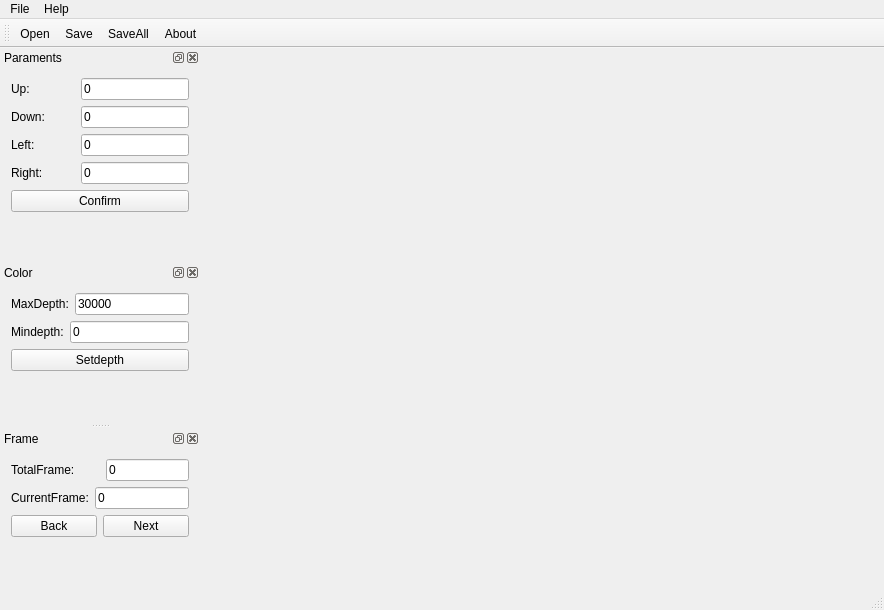
<?xml version="1.0" encoding="UTF-8"?>
<ui version="4.0">
 <class>FileConversionClass</class>
 <widget class="QMainWindow" name="FileConversionClass">
  <property name="geometry">
   <rect>
    <x>0</x>
    <y>0</y>
    <width>884</width>
    <height>610</height>
   </rect>
  </property>
  <property name="windowTitle">
   <string>FileConversion</string>
  </property>
  <widget class="QWidget" name="centralWidget">
   <layout class="QVBoxLayout" name="verticalLayout_6">
    <item>
     <spacer name="verticalSpacer_5">
      <property name="orientation">
       <enum>Qt::Vertical</enum>
      </property>
      <property name="sizeHint" stdset="0">
       <size>
        <width>20</width>
        <height>40</height>
       </size>
      </property>
     </spacer>
    </item>
    <item>
     <layout class="QVBoxLayout" name="verticalLayout">
      <item>
       <layout class="QHBoxLayout" name="horizontalLayout_4">
        <item>
         <widget class="QLabel" name="graylabel">
          <property name="minimumSize">
           <size>
            <width>320</width>
            <height>240</height>
           </size>
          </property>
          <property name="maximumSize">
           <size>
            <width>320</width>
            <height>240</height>
           </size>
          </property>
          <property name="text">
           <string/>
          </property>
          <property name="alignment">
           <set>Qt::AlignCenter</set>
          </property>
         </widget>
        </item>
        <item>
         <widget class="QLabel" name="colorlabel">
          <property name="minimumSize">
           <size>
            <width>320</width>
            <height>240</height>
           </size>
          </property>
          <property name="maximumSize">
           <size>
            <width>320</width>
            <height>240</height>
           </size>
          </property>
          <property name="text">
           <string/>
          </property>
          <property name="alignment">
           <set>Qt::AlignCenter</set>
          </property>
         </widget>
        </item>
       </layout>
      </item>
      <item>
       <layout class="QHBoxLayout" name="horizontalLayout_10">
        <item>
         <widget class="QLabel" name="graytextlabel">
          <property name="maximumSize">
           <size>
            <width>400</width>
            <height>50</height>
           </size>
          </property>
          <property name="text">
           <string/>
          </property>
          <property name="alignment">
           <set>Qt::AlignCenter</set>
          </property>
         </widget>
        </item>
        <item>
         <widget class="QLabel" name="colortextlabel">
          <property name="maximumSize">
           <size>
            <width>400</width>
            <height>50</height>
           </size>
          </property>
          <property name="text">
           <string/>
          </property>
          <property name="alignment">
           <set>Qt::AlignCenter</set>
          </property>
         </widget>
        </item>
       </layout>
      </item>
     </layout>
    </item>
    <item>
     <spacer name="verticalSpacer_4">
      <property name="orientation">
       <enum>Qt::Vertical</enum>
      </property>
      <property name="sizeHint" stdset="0">
       <size>
        <width>20</width>
        <height>40</height>
       </size>
      </property>
     </spacer>
    </item>
   </layout>
  </widget>
  <widget class="QMenuBar" name="menuBar">
   <property name="geometry">
    <rect>
     <x>0</x>
     <y>0</y>
     <width>884</width>
     <height>23</height>
    </rect>
   </property>
   <widget class="QMenu" name="menuFile">
    <property name="title">
     <string>File</string>
    </property>
    <addaction name="openAction"/>
    <addaction name="saveAction"/>
    <addaction name="saveallAction"/>
   </widget>
   <widget class="QMenu" name="menuHelp">
    <property name="title">
     <string>Help</string>
    </property>
    <addaction name="aboutAction"/>
   </widget>
   <addaction name="menuFile"/>
   <addaction name="menuHelp"/>
  </widget>
  <widget class="QToolBar" name="mainToolBar">
   <attribute name="toolBarArea">
    <enum>TopToolBarArea</enum>
   </attribute>
   <attribute name="toolBarBreak">
    <bool>false</bool>
   </attribute>
   <addaction name="opentoolAction"/>
   <addaction name="savetoolAction"/>
   <addaction name="savealltoolAction"/>
   <addaction name="abouttoolAction"/>
  </widget>
  <widget class="QStatusBar" name="statusBar"/>
  <widget class="QDockWidget" name="dockWidget_4">
   <property name="minimumSize">
    <size>
     <width>200</width>
     <height>190</height>
    </size>
   </property>
   <property name="maximumSize">
    <size>
     <width>200</width>
     <height>524287</height>
    </size>
   </property>
   <property name="windowTitle">
    <string>Paraments</string>
   </property>
   <attribute name="dockWidgetArea">
    <number>1</number>
   </attribute>
   <widget class="QWidget" name="dockWidgetContents_4">
    <layout class="QHBoxLayout" name="horizontalLayout">
     <item>
      <layout class="QVBoxLayout" name="verticalLayout_3">
       <item>
        <layout class="QVBoxLayout" name="verticalLayout_2">
         <item>
          <layout class="QHBoxLayout" name="horizontalLayout_3">
           <item>
            <widget class="QLabel" name="label_3">
             <property name="text">
              <string>Up:</string>
             </property>
            </widget>
           </item>
           <item>
            <spacer name="horizontalSpacer">
             <property name="orientation">
              <enum>Qt::Horizontal</enum>
             </property>
             <property name="sizeHint" stdset="0">
              <size>
               <width>1</width>
               <height>20</height>
              </size>
             </property>
            </spacer>
           </item>
           <item>
            <widget class="QLineEdit" name="uplineEdit">
             <property name="text">
              <string>0</string>
             </property>
            </widget>
           </item>
          </layout>
         </item>
         <item>
          <layout class="QHBoxLayout" name="horizontalLayout_5">
           <item>
            <widget class="QLabel" name="label_5">
             <property name="text">
              <string>Down:</string>
             </property>
            </widget>
           </item>
           <item>
            <spacer name="horizontalSpacer_2">
             <property name="orientation">
              <enum>Qt::Horizontal</enum>
             </property>
             <property name="sizeHint" stdset="0">
              <size>
               <width>1</width>
               <height>20</height>
              </size>
             </property>
            </spacer>
           </item>
           <item>
            <widget class="QLineEdit" name="downlineEdit">
             <property name="text">
              <string>0</string>
             </property>
            </widget>
           </item>
          </layout>
         </item>
         <item>
          <layout class="QHBoxLayout" name="horizontalLayout_6">
           <item>
            <widget class="QLabel" name="label_9">
             <property name="text">
              <string>Left:</string>
             </property>
            </widget>
           </item>
           <item>
            <spacer name="horizontalSpacer_3">
             <property name="orientation">
              <enum>Qt::Horizontal</enum>
             </property>
             <property name="sizeHint" stdset="0">
              <size>
               <width>1</width>
               <height>20</height>
              </size>
             </property>
            </spacer>
           </item>
           <item>
            <widget class="QLineEdit" name="leftlineEdit">
             <property name="text">
              <string>0</string>
             </property>
            </widget>
           </item>
          </layout>
         </item>
         <item>
          <layout class="QHBoxLayout" name="horizontalLayout_7">
           <item>
            <widget class="QLabel" name="label_6">
             <property name="text">
              <string>Right:</string>
             </property>
            </widget>
           </item>
           <item>
            <spacer name="horizontalSpacer_4">
             <property name="orientation">
              <enum>Qt::Horizontal</enum>
             </property>
             <property name="sizeHint" stdset="0">
              <size>
               <width>1</width>
               <height>20</height>
              </size>
             </property>
            </spacer>
           </item>
           <item>
            <widget class="QLineEdit" name="rightlineEdit">
             <property name="text">
              <string>0</string>
             </property>
            </widget>
           </item>
          </layout>
         </item>
        </layout>
       </item>
       <item>
        <widget class="QPushButton" name="confirmButton">
         <property name="text">
          <string>Confirm</string>
         </property>
        </widget>
       </item>
       <item>
        <spacer name="verticalSpacer_2">
         <property name="orientation">
          <enum>Qt::Vertical</enum>
         </property>
         <property name="sizeHint" stdset="0">
          <size>
           <width>20</width>
           <height>40</height>
          </size>
         </property>
        </spacer>
       </item>
      </layout>
     </item>
    </layout>
    <zorder></zorder>
   </widget>
  </widget>
  <widget class="QDockWidget" name="dockWidget_5">
   <property name="minimumSize">
    <size>
     <width>200</width>
     <height>133</height>
    </size>
   </property>
   <property name="windowTitle">
    <string>Color</string>
   </property>
   <attribute name="dockWidgetArea">
    <number>1</number>
   </attribute>
   <widget class="QWidget" name="dockWidgetContents_5">
    <layout class="QHBoxLayout" name="horizontalLayout_2">
     <item>
      <layout class="QVBoxLayout" name="verticalLayout_4">
       <item>
        <layout class="QHBoxLayout" name="horizontalLayout_8">
         <item>
          <widget class="QLabel" name="label_4">
           <property name="text">
            <string>MaxDepth:</string>
           </property>
          </widget>
         </item>
         <item>
          <widget class="QLineEdit" name="maxdepthlineEdit">
           <property name="text">
            <string>30000</string>
           </property>
          </widget>
         </item>
        </layout>
       </item>
       <item>
        <layout class="QHBoxLayout" name="horizontalLayout_9">
         <item>
          <widget class="QLabel" name="label_10">
           <property name="text">
            <string>Mindepth:</string>
           </property>
          </widget>
         </item>
         <item>
          <widget class="QLineEdit" name="mindepthlineEdit">
           <property name="text">
            <string>0</string>
           </property>
          </widget>
         </item>
        </layout>
       </item>
       <item>
        <widget class="QPushButton" name="setcolorButton">
         <property name="text">
          <string>Setdepth</string>
         </property>
        </widget>
       </item>
       <item>
        <spacer name="verticalSpacer">
         <property name="orientation">
          <enum>Qt::Vertical</enum>
         </property>
         <property name="sizeHint" stdset="0">
          <size>
           <width>20</width>
           <height>40</height>
          </size>
         </property>
        </spacer>
       </item>
      </layout>
     </item>
    </layout>
   </widget>
  </widget>
  <widget class="QDockWidget" name="dockWidget_6">
   <property name="minimumSize">
    <size>
     <width>200</width>
     <height>147</height>
    </size>
   </property>
   <property name="windowTitle">
    <string>Frame</string>
   </property>
   <attribute name="dockWidgetArea">
    <number>1</number>
   </attribute>
   <widget class="QWidget" name="dockWidgetContents_6">
    <layout class="QVBoxLayout" name="verticalLayout_7">
     <item>
      <layout class="QVBoxLayout" name="verticalLayout_5">
       <item>
        <layout class="QHBoxLayout" name="horizontalLayout_11">
         <item>
          <widget class="QLabel" name="label_13">
           <property name="text">
            <string>TotalFrame:</string>
           </property>
          </widget>
         </item>
         <item>
          <spacer name="horizontalSpacer_5">
           <property name="orientation">
            <enum>Qt::Horizontal</enum>
           </property>
           <property name="sizeHint" stdset="0">
            <size>
             <width>50</width>
             <height>20</height>
            </size>
           </property>
          </spacer>
         </item>
         <item>
          <widget class="QLineEdit" name="totalframelineEdit">
           <property name="text">
            <string>0</string>
           </property>
          </widget>
         </item>
        </layout>
       </item>
       <item>
        <layout class="QHBoxLayout" name="horizontalLayout_12">
         <item>
          <widget class="QLabel" name="label_14">
           <property name="text">
            <string>CurrentFrame:</string>
           </property>
          </widget>
         </item>
         <item>
          <widget class="QLineEdit" name="currentlineEdit">
           <property name="text">
            <string>0</string>
           </property>
          </widget>
         </item>
        </layout>
       </item>
       <item>
        <layout class="QHBoxLayout" name="horizontalLayout_13">
         <item>
          <widget class="QPushButton" name="backButton">
           <property name="text">
            <string>Back</string>
           </property>
          </widget>
         </item>
         <item>
          <widget class="QPushButton" name="nextButton">
           <property name="text">
            <string>Next</string>
           </property>
          </widget>
         </item>
        </layout>
       </item>
      </layout>
     </item>
     <item>
      <spacer name="verticalSpacer_3">
       <property name="orientation">
        <enum>Qt::Vertical</enum>
       </property>
       <property name="sizeHint" stdset="0">
        <size>
         <width>20</width>
         <height>40</height>
        </size>
       </property>
      </spacer>
     </item>
    </layout>
   </widget>
  </widget>
  <action name="opentoolAction">
   <property name="icon">
    <iconset resource="fileconversion.qrc">
     <normaloff>:/FileConversion/open.ico</normaloff>:/FileConversion/open.ico</iconset>
   </property>
   <property name="text">
    <string>Open</string>
   </property>
  </action>
  <action name="savetoolAction">
   <property name="icon">
    <iconset resource="fileconversion.qrc">
     <normaloff>:/FileConversion/Resources/save.ico</normaloff>:/FileConversion/Resources/save.ico</iconset>
   </property>
   <property name="text">
    <string>Save</string>
   </property>
  </action>
  <action name="savealltoolAction">
   <property name="icon">
    <iconset resource="fileconversion.qrc">
     <normaloff>:/FileConversion/Resources/saveall.ico</normaloff>:/FileConversion/Resources/saveall.ico</iconset>
   </property>
   <property name="text">
    <string>SaveAll</string>
   </property>
  </action>
  <action name="abouttoolAction">
   <property name="icon">
    <iconset resource="fileconversion.qrc">
     <normaloff>:/FileConversion/Resources/help.ico</normaloff>:/FileConversion/Resources/help.ico</iconset>
   </property>
   <property name="text">
    <string>About</string>
   </property>
  </action>
  <action name="openAction">
   <property name="icon">
    <iconset resource="fileconversion.qrc">
     <normaloff>:/FileConversion/open.ico</normaloff>:/FileConversion/open.ico</iconset>
   </property>
   <property name="text">
    <string>Open</string>
   </property>
  </action>
  <action name="saveAction">
   <property name="icon">
    <iconset resource="fileconversion.qrc">
     <normaloff>:/FileConversion/Resources/save.ico</normaloff>:/FileConversion/Resources/save.ico</iconset>
   </property>
   <property name="text">
    <string>Save</string>
   </property>
  </action>
  <action name="saveallAction">
   <property name="icon">
    <iconset resource="fileconversion.qrc">
     <normaloff>:/FileConversion/Resources/saveall.ico</normaloff>:/FileConversion/Resources/saveall.ico</iconset>
   </property>
   <property name="text">
    <string>SaveAll</string>
   </property>
  </action>
  <action name="aboutAction">
   <property name="icon">
    <iconset resource="fileconversion.qrc">
     <normaloff>:/FileConversion/Resources/help.ico</normaloff>:/FileConversion/Resources/help.ico</iconset>
   </property>
   <property name="text">
    <string>About</string>
   </property>
  </action>
 </widget>
 <layoutdefault spacing="6" margin="11"/>
 <resources>
  <include location="fileconversion.qrc"/>
 </resources>
 <connections>
  <connection>
   <sender>confirmButton</sender>
   <signal>clicked()</signal>
   <receiver>FileConversionClass</receiver>
   <slot>ConfirmSlot()</slot>
   <hints>
    <hint type="sourcelabel">
     <x>127</x>
     <y>223</y>
    </hint>
    <hint type="destinationlabel">
     <x>311</x>
     <y>114</y>
    </hint>
   </hints>
  </connection>
  <connection>
   <sender>setcolorButton</sender>
   <signal>clicked()</signal>
   <receiver>FileConversionClass</receiver>
   <slot>SetColorSlot()</slot>
   <hints>
    <hint type="sourcelabel">
     <x>92</x>
     <y>378</y>
    </hint>
    <hint type="destinationlabel">
     <x>245</x>
     <y>394</y>
    </hint>
   </hints>
  </connection>
  <connection>
   <sender>backButton</sender>
   <signal>clicked()</signal>
   <receiver>FileConversionClass</receiver>
   <slot>TurnLeftSlot()</slot>
   <hints>
    <hint type="sourcelabel">
     <x>56</x>
     <y>526</y>
    </hint>
    <hint type="destinationlabel">
     <x>312</x>
     <y>555</y>
    </hint>
   </hints>
  </connection>
  <connection>
   <sender>nextButton</sender>
   <signal>clicked()</signal>
   <receiver>FileConversionClass</receiver>
   <slot>TurnRightSlot()</slot>
   <hints>
    <hint type="sourcelabel">
     <x>160</x>
     <y>527</y>
    </hint>
    <hint type="destinationlabel">
     <x>333</x>
     <y>468</y>
    </hint>
   </hints>
  </connection>
 </connections>
 <slots>
  <slot>ConfirmSlot()</slot>
  <slot>SetColorSlot()</slot>
  <slot>TurnSlot()</slot>
  <slot>TurnLeftSlot()</slot>
  <slot>TurnRightSlot()</slot>
 </slots>
</ui>
